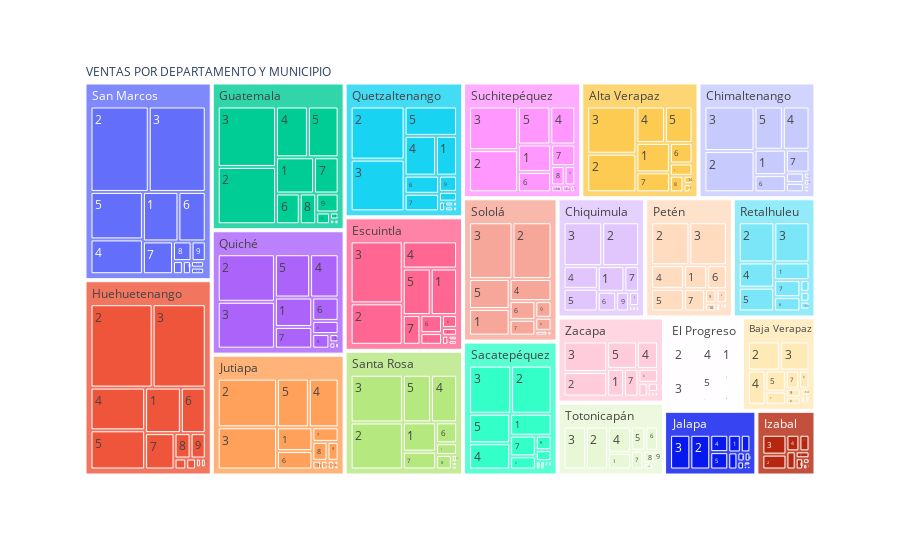

The notebook cell this image was saved under:
### Code cell
fig = px.treemap(analisis2, path=[px.Constant("VENTAS POR DEPARTAMENTO Y MUNICIPIO"), 'departamento','cantidad'],
color_continuous_scale='RdBu')
fig.show()

### Figure 1 — Plotly figure (JSON) as saved in the notebook; plotly's stock layout.template omitted (floating-point values rounded to 4 significant figures; data arrays with more than 128 entries replaced by an {"elided": "..."} marker saying what was removed)
{"data": [{"branchvalues": "total", "domain": {"x": [0, 1], "y": [0, 1]}, "hovertemplate": "labels=%{label}<br>count=%{value}<br>parent=%{parent}<br>id=%{id}<extra></extra>", "ids": {"elided": "299 str values"}, "labels": {"elided": "299 str values"}, "name": "", "parents": {"elided": "299 str values"}, "type": "treemap", "values": {"elided": "299 int values"}}], "layout": {"legend": {"tracegroupgap": 0}, "margin": {"t": 60}}}
